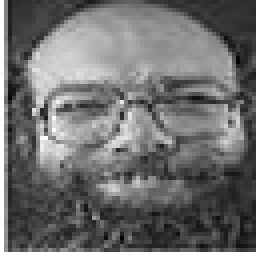
#> input picture 人脸识别/Python实现PCA和KNN人脸识别模型(PCA和KNeighborsClassifier算法)项目实战/data/18_1.jpg, 64 x 64 px (shown 4 times larger); its folder holds 2 pictures in this run
$ python temp.py
#> lines starting #> are read from the running program, lines starting #| are printed output that depends on the picture
import os
import warnings
from PIL import Image
import numpy as np
import pandas as pd
from sklearn.model_selection import train_test_split
from sklearn.decomposition import PCA
from sklearn.neighbors import KNeighborsClassifier
from sklearn.metrics import precision_score, recall_score, f1_score, accuracy_score
from sklearn.metrics import classification_report
from sklearn.model_selection import GridSearchCV
import matplotlib.pyplot as plt

warnings.filterwarnings("ignore")

names = os.listdir('data')  # 读取data文件夹下面的名称

X = [] #空列表：存放每一张人脸图片的灰度值
for i in names:
    img = Image.open('data//' + i) # 读图
#> img is the input picture: PIL image 64x64 RGB; min 0, max 255, mean 110.8
    img = img.convert('L') # 灰度转换
#> img: PIL image 64x64 L
    img = img.resize((32, 32)) #调整大小
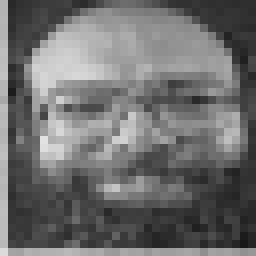
#> img: PIL image 32x32 L (shown 8 times larger); min 23, max 226, mean 110.2
    arr = np.array(img) # 转为数组
    X.append(arr.reshape(1, -1).flatten().tolist()) # 添加
#> pass 2 of the loop `for i in names:`:
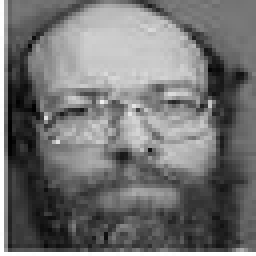
#> input picture 人脸识别/Python实现PCA和KNN人脸识别模型(PCA和KNeighborsClassifier算法)项目实战/data/18_2.jpg, 64 x 64 px (shown 4 times larger)
#> img is the input picture: PIL image 64x64 RGB; min 0, max 255, mean 115.5
#> `img = img.resize((32, 32))`:
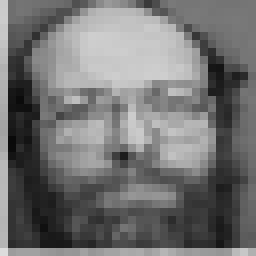
#> img: PIL image 32x32 L (shown 8 times larger); min 10, max 220, mean 114.8
    # arr.reshape(1, -1)：将原始的二维数组 arr 重排成一个新的形状为 (1, -1) 的二维数组。
    # 这里的 -1 表示这一维的大小由数组的大小和另一维的大小推断出来，即保持数组的原有形状。
    # .flatten()：将数组展平为一维数组。
    # .tolist()：转换为列表对象。

X = pd.DataFrame(X)  # 构建DataFrame数据框
#> X = table of 2 rows and 1024 columns

print('DataFrame数据框所有图片灰度值:')
# 每一行数据为每张图片的每个像素点对应的灰度值。
print(X)
#> (printed output is left out)
print('\n\n数据集形状:')
print(X.shape)
#| (2, 1024)

y = [] # 目标变量
for i in names:
    img = Image.open('data//' + i)
    y.append(int(i.split('_')[0]))  # 第一张图片的目标变量读取
#> pass 2 of the loop `for i in names:`:

print('\n\n目标变量列表:')
print(y)

# 划分训练集和测试集
X_train, X_test, y_train, y_test = train_test_split(X, y, test_size=0.2, random_state=42)
#> X_train = table of 1 rows and 1024 columns; X_test = table of 1 rows and 1024 columns; y_train = [18]; y_test = [18]
# random_state 随机种子

pca = PCA(n_components=X_train.shape[1])
#> (the run stopped early here; a loop or call above may not have finished)
